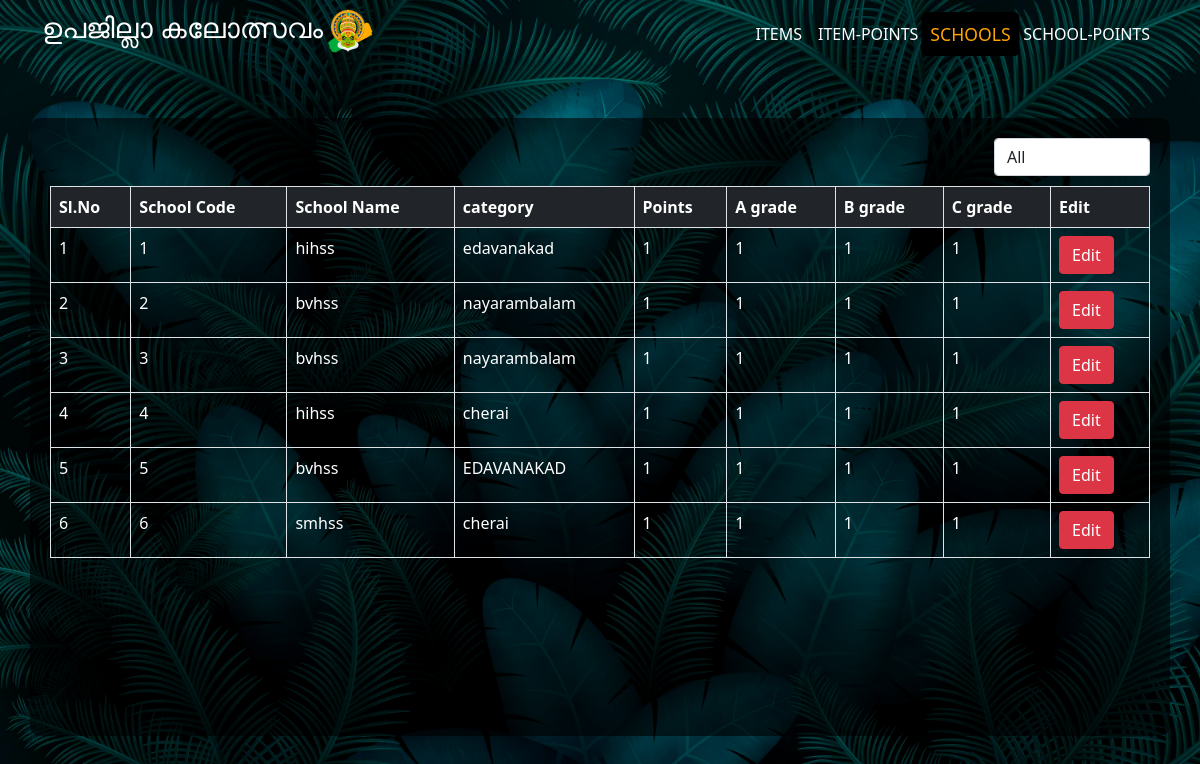
Screenshot of /kaloapp/schooldisplay/ with the database file from the repository.
### kaloapp/models.py (models this page shows, shortened)
class school_model(models.Model):
    schoolcode=models.IntegerField()
    schoolname=models.CharField(max_length=100)
    category=models.CharField(max_length=50)
    mark=models.IntegerField()
    agrade=models.IntegerField()
    bgrade=models.IntegerField()
    cgrade=models.IntegerField()

### kaloapp/views.py (the view)
# urls.py: path('schooldisplay/', school_display),
def school_display(request):
    schools = school_model.objects.all()
    return render(request, 'school_display.html', {'k': schools})

### kaloapp/templates/school_display.html (shortened to what this page needs)
<!DOCTYPE html>
{% load static %}
<html lang="en">
<head>
    <link href="https://cdn.jsdelivr.net/npm/bootstrap@5.0.2/dist/css/bootstrap.min.css" rel="stylesheet"
>
</head>
<body>
<div class="container-fluid sticky-top">
    <div class="container">
        <nav class="navbar navbar-expand-lg navbar-light p-0">
            <a href="http://127.0.0.1:8000/kaloapp/itemdisplay/" class="navbar-brand">
                <h3 class="text-white">ഉപജില്ലാ കലോത്സവം<img
                        src="{% static 'img/—Pngtree—kathakali dancer for happy onam_6461667.png' %}"
                        style="height:50px;width:50px"></h3>
            </a>
            <div class="collapse navbar-collapse" id="navbarCollapse">
                <div class="navbar-nav ms-auto">
                    <a href="http://127.0.0.1:8000/kaloapp/itemdisplay/" class="nav-item nav-link " style="color:white">ITEMS</a>
                    <a href="http://127.0.0.1:8000/kaloapp/itempointsdisplay/" class="nav-item nav-link"
                       style="color:white">ITEM-POINTS</a>
                    <a href="http://127.0.0.1:8000/kaloapp/schooldisplay/" class="nav-item nav-link active"
                       style="color:white">SCHOOLS</a>
                    <a href="http://127.0.0.1:8000/kaloapp/schoolpointsdisplay/" class="nav-item nav-link"
                       style="color:white">SCHOOL-POINTS</a>
                </div>
            </div>
        </nav>
    </div>
</div>
<form method="post">{% csrf_token %}
    <div class="container-fluid hero-header mb-1">
        <div class="container" id="box1" style="margin-top: 50px;">
            <div class="row justify-content-end">
                <div class="col-auto">
                    <div class="form-group">
                        <select class="form-control" required name="cat" id="category">
                            <option value="All">All</option>
                        </select>
                    </div>
                </div>
            </div>
            <div class="table-responsive" style="height:530px;margin-top: 10px">
                <table class="table table-bordered table-striped">
                    <thead class="bg-dark text-white">
                    <tr>
                        <th>Sl.No</th>
                        <th>School Code</th>
                        <th>School Name</th>
                        <th>category</th>
                        <th>Points</th>
                        <th>A grade</th>
                        <th>B grade</th>
                        <th>C grade</th>
                        <th>Edit</th>
                    </tr>
                    </thead>
                    <tbody style="background-color:">
                    {% for i in k %}
                    <tr>
                        <td style="color:white">{{ forloop.counter }}</td>
                        <td style="color:white">{{ i.schoolcode }}</td>
                        <td style="color:white">{{ i.schoolname }}</td>
                        <td style="color:white">{{ i.category }}</td>
                        <td style="color:white">{{ i.mark }}</td>
                        <td style="color:white">{{ i.agrade }}</td>
                        <td style="color:white">{{ i.bgrade }}</td>
                        <td style="color:white">{{ i.cgrade }}</td>
                        <td><a href="http://127.0.0.1:8000/kaloapp/schooledit/{{i.id}}" class="btn btn-danger">Edit</a>
                        </td>
                    </tr>
                    {% endfor %}
                    </tbody>
                </table>
            </div>
        </div>
    </div>
</form>
</body>
</html>

### rows the page displays
school_model: schoolcode "1", schoolname "hihss", category "edavanakad", mark "1", agrade "1", bgrade "1", cgrade "1"
school_model: schoolcode "2", schoolname "bvhss", category "nayarambalam", mark "1", agrade "1", bgrade "1", cgrade "1"
school_model: schoolcode "3", schoolname "bvhss", category "nayarambalam", mark "1", agrade "1", bgrade "1", cgrade "1"
school_model: schoolcode "4", schoolname "hihss", category "cherai", mark "1", agrade "1", bgrade "1", cgrade "1"
school_model: schoolcode "5", schoolname "bvhss", category "EDAVANAKAD", mark "1", agrade "1", bgrade "1", cgrade "1"
school_model: schoolcode "6", schoolname "smhss", category "cherai", mark "1", agrade "1", bgrade "1", cgrade "1"
